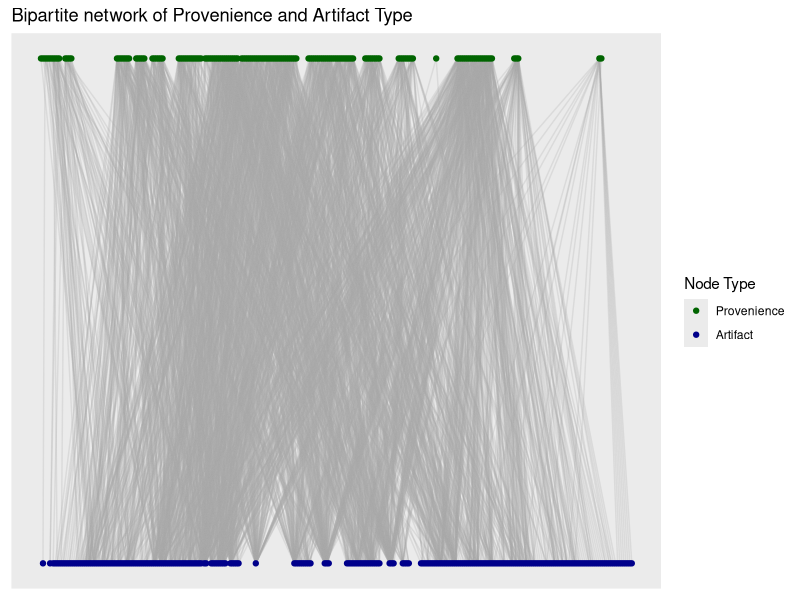
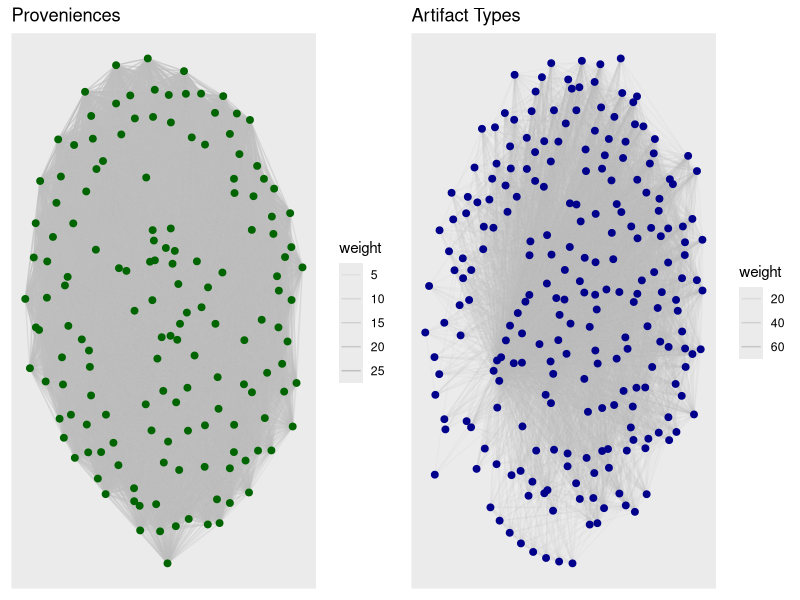
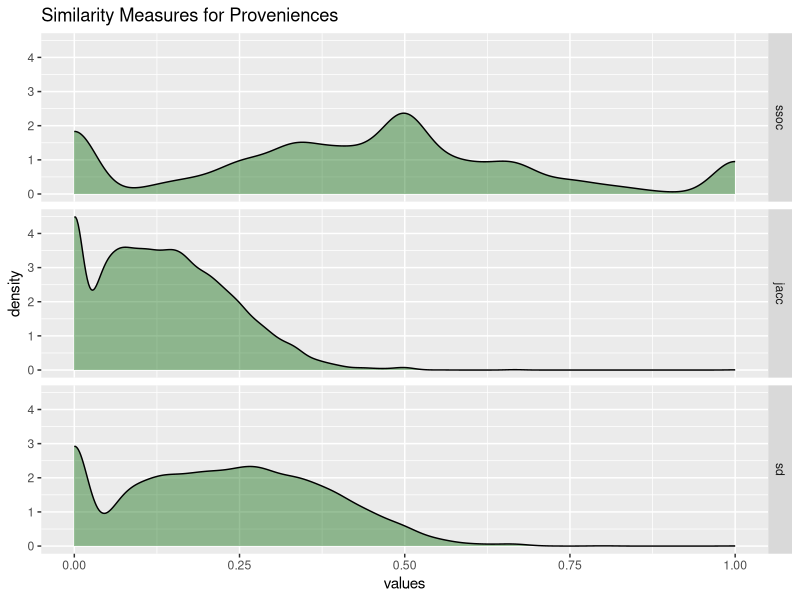
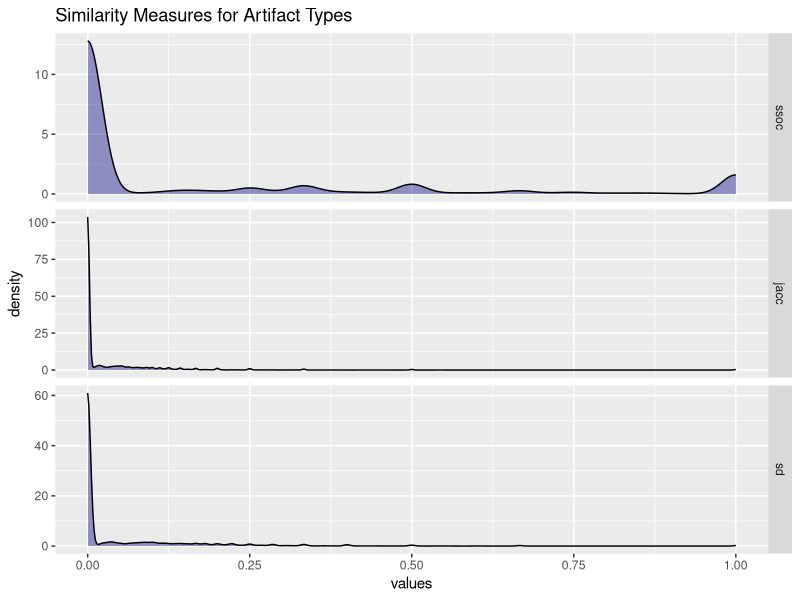
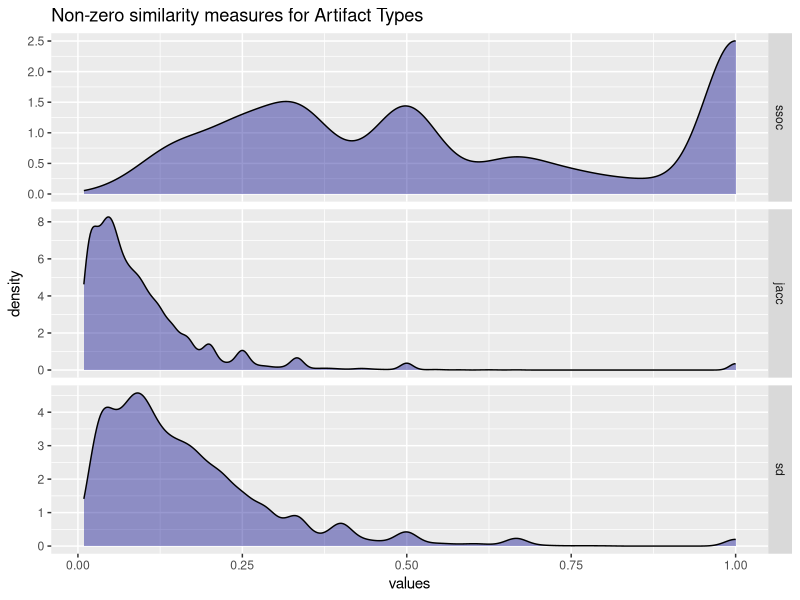
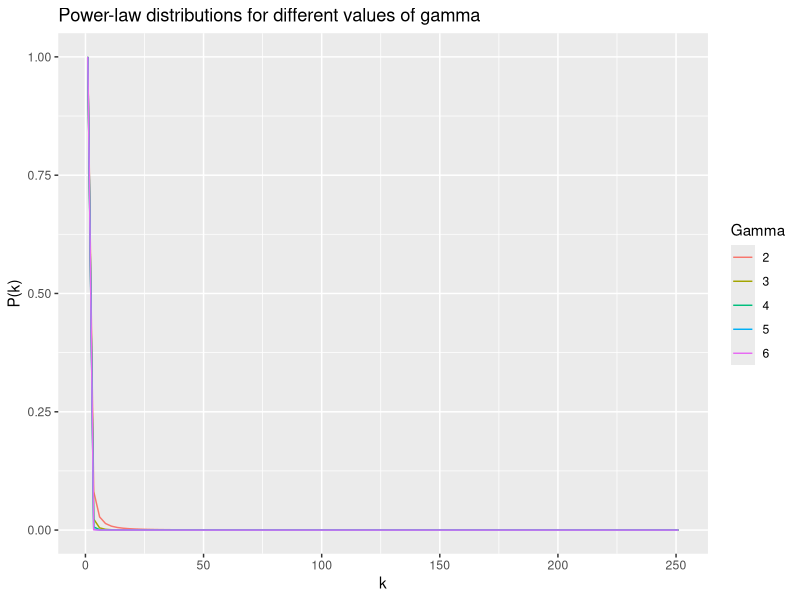
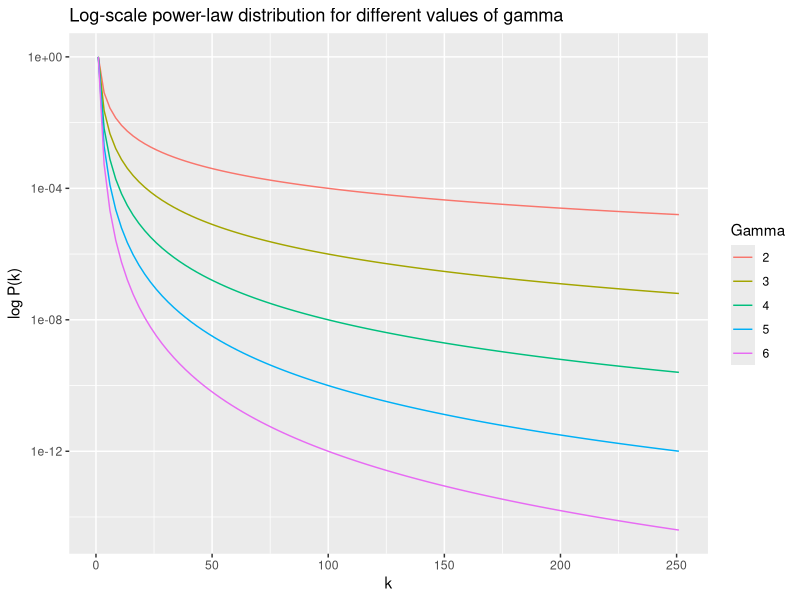
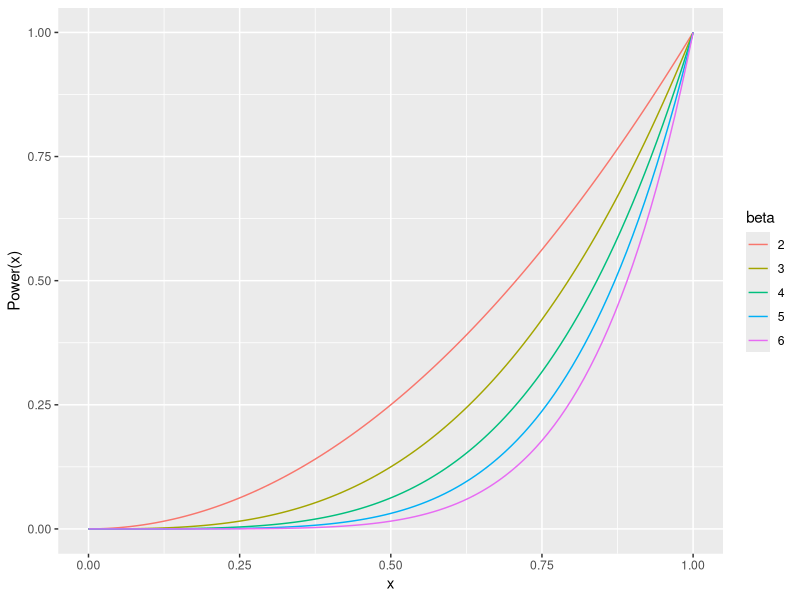

Write R code to recreate these figures, in order.
## ---- chunk 1
#| label: code-bpg
#| echo: false
#| message: false

require(tidyverse)
require(igraph)
require(ggraph)

# Import data from file ---------------------------------------------------

dat_raw <- read_csv("./data/Catalog_SiteA.csv",
                col_select = c(LEVEL_ID, CODE))

# Artifact to exclude from analysis
exclude_artifacts <-
  as.vector(read.csv("./data/code_exclude.csv", header = T)$x)

# Remove Bakelite and plastic buttons from exclusion list
exclude_artifacts <-
  exclude_artifacts[!exclude_artifacts %in% c("BKLT", "PB")]

# Import list of artifact codes
artifact_codes <-
  read.csv("./data/code_list.csv",
           header = TRUE,
           stringsAsFactors = FALSE)

# Filter data set for excluded artifact types
dat <- dat_raw %>% filter(!(CODE %in% exclude_artifacts))

# Create un-weighted bipartite graph --------------------------------------

g_assemblages_bpg <-
  graph_from_data_frame(unique.data.frame(select(dat, LEVEL_ID, CODE)),
                        directed = FALSE)

V(g_assemblages_bpg)$type <-
  bipartite_mapping(g_assemblages_bpg)$type

## ---- chunk 2
#| label: fig-bipartite-graph
#| fig-cap: "Bipartite network of Provenience and Artifact Type."
#| fig-alt: "Bipartite graph plot of proveniences and artifact types."
#| echo: false
#| message: false
#| warning: false

g_assemblages_bpg_layout <-
  g_assemblages_bpg %>% layout_as_bipartite()

g_assemblages_bpg %>%
  ggraph(layout = g_assemblages_bpg_layout) +
  geom_edge_link(edge_color = "darkgray", edge_alpha = 0.25) +
  geom_node_point(aes(color = type)) +
  scale_color_manual(
    values = c("darkgreen", "darkblue"),
    name = "Node Type",
    breaks = c(FALSE, TRUE),
    labels = c("Provenience", "Artifact")
  ) +
  ggtitle("Bipartite network of Provenience and Artifact Type")


## ---- chunk 3
#| label: simple-projection
#| echo: false
#| message: false
#| warning: false

require(gridExtra)

assemblage_projections <-
  bipartite_projection(g_assemblages_bpg, multiplicity = TRUE)

g_assemblage_prov <- assemblage_projections$proj1

g_assemblage_artifact <- assemblage_projections$proj2

## ---- chunk 4
#| label: fig-simple-projections
#| fig-cap: "Simple overlap projections for Proveniences and Artifact Types."
#| fig-alt: "Simple overlap projections for Proveniences and Artifact Types."
#| echo: false
#| message: false
#| warning: false


grid.arrange(
  g_assemblage_prov %>%
    ggraph(layout = "auto") +
    geom_edge_link(color = "gray", aes(alpha = weight)) +
    geom_node_point(color = "darkgreen", size = 2) +
    ggtitle("Proveniences"),
  
  g_assemblage_artifact %>%
    ggraph(layout = "auto") +
    geom_edge_link(color = "gray", aes(alpha = weight)) +
    geom_node_point(color = "darkblue", size = 2) +
    ggtitle("Artifact Types"),
  
  ncol = 2
)
## ---- chunk 5
#| label: code-reestablish-environment
#| echo: false
#| message: false
#| warning: false

# Create incidence matrix from bipartite graph -----------------------------

g_assemblages_bpg_inc <- as_incidence_matrix(g_assemblages_bpg)

# Project one-mode graphs, Szymkiewicz-Simpson -----------------------------

overlap_coef_bin <- function(x) {
  # Calculate the pairwise sums of non-zero matrix elements to find the number
  # of intersecting elements between each input column
  bin_intersect_mat <- t(x) %*% x
  
  # Calculate the input column sums to find the individual size of each set
  col_sum <- apply(x, 2, function(xx)
    sum(xx != 0))
  
  # Find the smaller of each pair of sets by taking the matrix outer minimum
  min_set_size_mat <- outer(col_sum, col_sum, FUN = pmin)
  
  # Szymkiewicz-Simpson overlap coefficient is the pairwise intersection of two
  # sets divided by the size of the smaller set
  res <- bin_intersect_mat / min_set_size_mat
  
  # Set diagonal to identity
  diag(res) <- 1L
  
  # Assign input column names to rows and columns of return matrix
  dimnames(res) <- list(colnames(x), colnames(x))
  
  return(res)
}


## Project provenience -----------------------------------------------------

sim_prov_ssoc <- overlap_coef_bin(t(g_assemblages_bpg_inc))

prov_ssoc_vals <-
  sim_prov_ssoc[lower.tri(sim_prov_ssoc, diag = FALSE)]

## Project artifact types --------------------------------------------------

sim_artifact_ssoc <- overlap_coef_bin(g_assemblages_bpg_inc)

artifact_ssoc_vals <-
  sim_artifact_ssoc[lower.tri(sim_artifact_ssoc, diag = FALSE)]

# Project one-mode graphs, Sorenson-Dice -----------------------------------

soren_dice_sim_bin <- function(x) {
  # Calculate the pairwise sums of non-zero matrix elements to find the number
  # of intersecting elements between each input column
  bin_intersect_mat <- t(x) %*% x
  
  # Calculate the input column sums, to find the individual size of each set
  col_sum <- apply(x, 2, function(xx)
    sum(xx != 0))
  
  # Calculate the matrix outer sums for pairwise sum of set sizes
  set_size_sum_mat <- outer(col_sum, col_sum, FUN = "+")
  
  # Sorenson-Dice index is twice the size of the intersection divided by the
  # sum of the size for each set
  res <- (2 * bin_intersect_mat) / set_size_sum_mat
  
  # Set diagonal to identity
  diag(res) <- 1L
  
  # Assign input column names to rows and columns of return matrix
  dimnames(res) <- list(colnames(x), colnames(x))
  return(res)
  
}

## Project provenience -----------------------------------------------------

sim_prov_sd <- soren_dice_sim_bin(t(g_assemblages_bpg_inc))

prov_sd_vals <-
  sim_prov_sd[lower.tri(sim_prov_sd, diag = FALSE)]

## Project artifact types --------------------------------------------------

sim_artifact_sd <- soren_dice_sim_bin(g_assemblages_bpg_inc)

artifact_sd_vals <-
  sim_artifact_sd[lower.tri(sim_artifact_sd, diag = FALSE)]

# Project one-mode graphs, Jaccard ----------------------------------------

jaccard_sim_bin <- function(x) {
  # Calculate the pairwise sums of non-zero matrix elements to find the number
  # of intersecting elements between each input column
  bin_intersect_mat <- t(x) %*% x
  
  # Calculate the input column sums to find the individual size of each set
  x_col_sum <- apply(x, 2, function(xx)
    sum(xx != 0))
  
  # Calculate the matrix outer sums for pairwise sum of set sizes
  set_size_sum_mat <- outer(x_col_sum, x_col_sum, FUN = "+")
  
  # Jaccard index is intersection of set sizes over the size of the union of
  # sets
  res <- bin_intersect_mat / (set_size_sum_mat - bin_intersect_mat)
  
  # Set diagonal to identity
  diag(res) <- 1L
  
  # Assign input column names to rows and columns of return matrix
  dimnames(res) <- list(colnames(x), colnames(x))
  
  return(res)
}

## Project provenience -----------------------------------------------------

sim_prov_jacc <- jaccard_sim_bin(t(g_assemblages_bpg_inc))

prov_jacc_vals <-
  sim_prov_jacc[lower.tri(sim_prov_jacc, diag = FALSE)]

## Project artifact types --------------------------------------------------

sim_artifact_jacc <- jaccard_sim_bin(g_assemblages_bpg_inc)

artifact_jacc_vals <-
  sim_artifact_jacc[lower.tri(sim_artifact_jacc, diag = FALSE)]

# Comparing similarity measures -------------------------------------------

sim_prov <-
  data.frame(ssoc = prov_ssoc_vals,
             jacc = prov_jacc_vals,
             sd = prov_sd_vals)

sim_artifact <-
  data.frame(ssoc = artifact_ssoc_vals,
             jacc = artifact_jacc_vals,
             sd = artifact_sd_vals)

## ---- chunk 6
#| label: fig-sim-prov
#| fig-cap: "Similarity measures for proveniences."
#| fig-alt: "Similarity measures for proveniences."
#| echo: false
#| message: false
#| warning: false

# Plot densities by similarity measure
sim_prov %>% stack() %>% 
  ggplot(aes(x = values)) +
  geom_density(fill = "darkgreen",
               alpha = 0.4) +
  facet_grid(ind ~ ., scales = "fixed") +
  ggtitle("Similarity Measures for Proveniences")

## ---- chunk 7
#| label: fig-sim-artifact
#| fig-cap: "Similarity measures for artifact types."
#| fig-alt: "Similarity measures for artifact types."
#| echo: false
#| message: false
#| warning: false

# Plot densities by similarity measure
sim_artifact %>% stack() %>%
  ggplot(aes(x = values)) +
  geom_density(fill = "darkblue",
               alpha = 0.4) +
  facet_grid(ind ~ ., scales = "free") +
  ggtitle("Similarity Measures for Artifact Types")

## ---- chunk 8
#| label: fig-sim-artifact-nonzero
#| fig-cap: "Non-zero similarity measures for artifact types."
#| fig-alt: "Non-zero similarity measures for artifact types."
#| echo: false
#| message: false
#| warning: false

# Plot densities by similarity measure
sim_artifact %>% 
  stack() %>%
  filter(values > 0) %>% 
  ggplot(aes(x = values)) +
  geom_density(fill = "darkblue",
               alpha = 0.4) +
  facet_grid(ind ~ ., scales = "free") +
  ggtitle("Non-zero similarity measures for Artifact Types")
## ---- chunk 9
#| label: fig-power-law
#| fig-cap: "Power-law distribution for different values of gamma."
#| fig-alt: "Power-law distribution for different values of gamma."
#| echo: false
#| message: false
#| warning: false

powerlaw_pdf <- function(x, gamma = 1) {
  density <- x ^ (-gamma)
  return(density)
}

ggplot(data.frame(x = c(1, 251)), aes(x = x)) +
  stat_function(fun = powerlaw_pdf, args = list(gamma = 2), aes(color = "2")) +
  stat_function(fun = powerlaw_pdf, args = list(gamma = 3), aes(color = "3")) +
  stat_function(fun = powerlaw_pdf, args = list(gamma = 4), aes(color = "4")) +
  stat_function(fun = powerlaw_pdf, args = list(gamma = 5), aes(color = "5")) +
  stat_function(fun = powerlaw_pdf, args = list(gamma = 6), aes(color = "6")) +
  labs(color = "Gamma") +
  ylab("P(k)") + xlab("k") +
  ggtitle("Power-law distributions for different values of gamma")

## ---- chunk 10
#| label: fig-power-law-log
#| fig-cap: "Log-scale power-law distribution for different values of gamma."
#| fig-alt: "Log-scale power-law distribution for different values of gamma."
#| echo: false
#| message: false
#| warning: false

ggplot(data.frame(x = c(1, 251)), aes(x = x)) +
  stat_function(fun = powerlaw_pdf, args = list(gamma = 2), aes(color = "2")) +
  stat_function(fun = powerlaw_pdf, args = list(gamma = 3), aes(color = "3")) +
  stat_function(fun = powerlaw_pdf, args = list(gamma = 4), aes(color = "4")) +
  stat_function(fun = powerlaw_pdf, args = list(gamma = 5), aes(color = "5")) +
  stat_function(fun = powerlaw_pdf, args = list(gamma = 6), aes(color = "6")) +
  scale_y_continuous(trans = "log10") +
  labs(color = "Gamma") +
  ylab("log P(k)") + xlab("k") +
  ggtitle("Log-scale power-law distribution for different values of gamma")

## ---- chunk 11

hard_threshold_adjacency <- function(sim_mat, tau) {
  return(ifelse(sim_mat < tau, 0, 1))
}

## ---- chunk 12

power_adj <- function(x, beta) {
  abs(x) ^ beta
}

## ---- chunk 13
#| label: fig-power-adjacency
#| fig-cap: "Power adjacency distribution for different values of beta."
#| fig-alt: "Power adjacency distribution for different values of beta."
#| echo: false
#| message: false
#| warning: false

ggplot(data.frame(x = seq(0, 1, length.out = 1000)), aes(x = x)) +
  stat_function(fun = power_adj, args = list(beta = 2), aes(color = "2")) +
  stat_function(fun = power_adj, args = list(beta = 3), aes(color = "3")) +
  stat_function(fun = power_adj, args = list(beta = 4), aes(color = "4")) +
  stat_function(fun = power_adj, args = list(beta = 5), aes(color = "5")) +
  stat_function(fun = power_adj, args = list(beta = 6), aes(color = "6")) +
  labs(color = "beta") +
  ylab("Power(x)") + xlab("x")
